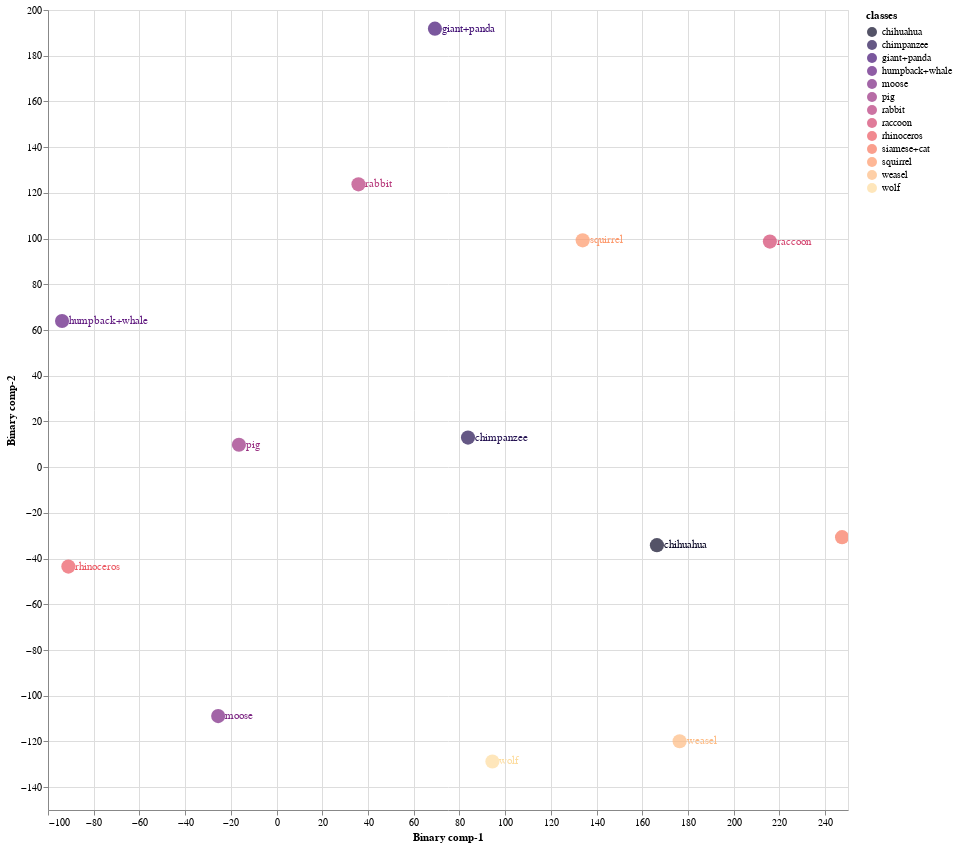
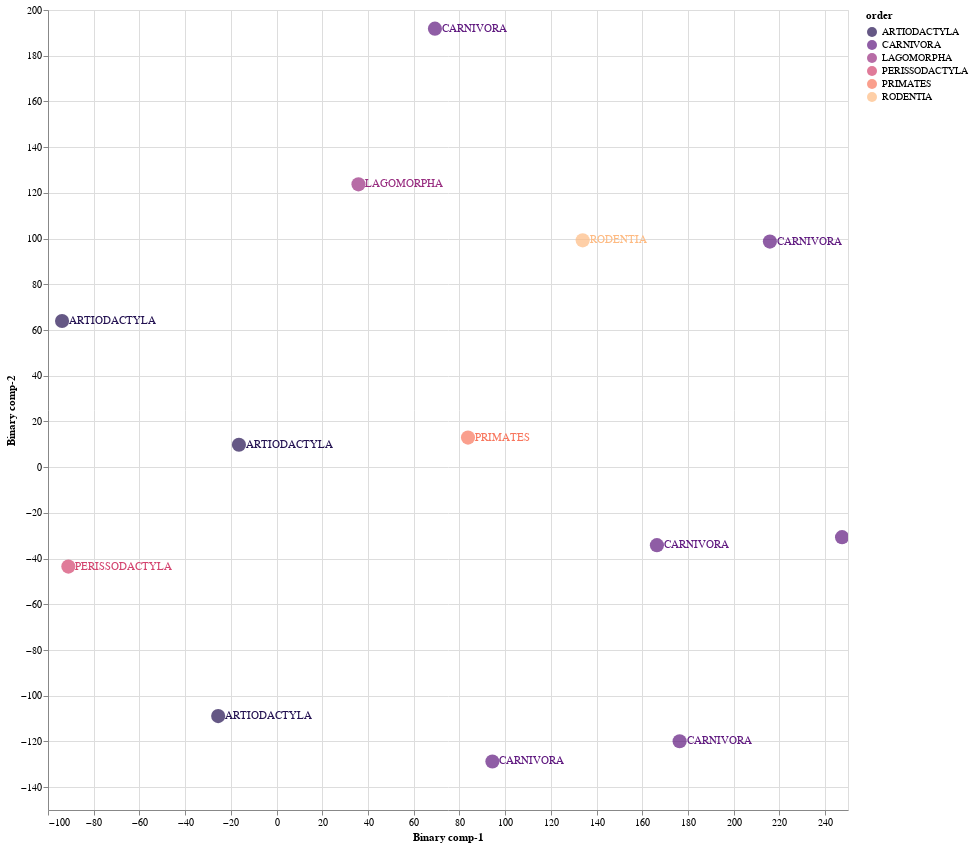

Notebook cell for these charts, in order:
### Markdown cell above
### 8.3 Train Validation Split 03

### Code cell
Train03 = CZSL(mode = "Train", 
               split = 3, 
               DNN = ProjectionNetwork1, 
               epochs = 40, 
               bs = 8, 
               numunits = 1024, 
               lr = 0.1, 
               optimiser = nn.Sigmoid(), 
               dropout = 0.2, 
               mom = 0, 
               wd = 0,  
               device = 'cuda', 
               checkpoint = CP3, 
               pred_type = 'Probabilistic', 
               dist_type = 'cosine')

#mode
#1. "Train" - Use Train Val split
#2. "Test" - For Unseen Test Data

#split
# 1 -Train/Val Split 1
# 2 -Train/Val Split 2
# 3 -Train/Val Split 2

#pred_type
#1. "Probabilistic" - continous real numbers giving probability for prdiction to be 1
#2. "Deterministic" - 1 or 0 prediction values

#dist_type
#1. euclidean
#2. cosine
#3. hamming
#4. jaccard

### Figure 1 — Vega-Lite specification as saved in the notebook (floating-point values rounded to 4 significant figures)
{"config": {"view": {"continuousWidth": 400, "continuousHeight": 300}}, "layer": [{"mark": {"type": "circle", "size": 200}, "encoding": {"color": {"field": "classes", "scale": {"scheme": "Magma"}, "type": "nominal"}, "x": {"field": "Binary comp-1", "type": "quantitative"}, "y": {"field": "Binary comp-2", "type": "quantitative"}}, "height": 800, "selection": {"selector047": {"type": "interval", "bind": "scales", "encodings": ["x", "y"]}}, "width": 800}, {"mark": {"type": "text", "align": "left", "baseline": "middle", "dx": 7}, "encoding": {"color": {"field": "classes", "scale": {"scheme": "Magma"}, "type": "nominal"}, "text": {"field": "classes", "type": "nominal"}, "x": {"field": "Binary comp-1", "type": "quantitative"}, "y": {"field": "Binary comp-2", "type": "quantitative"}}, "height": 800, "width": 800}], "data": {"name": "data-e454acb374050a5f2c347b4829d80ed7"}, "$schema": "https://vega.github.io/schema/vega-lite/v4.17.0.json", "datasets": {"data-e454acb374050a5f2c347b4829d80ed7": [{"Binary comp-1": 247.4, "Binary comp-2": -30.64, "classes": "siamese+cat", "sciName": "Felis_catus", "animal_label": 10, "animal_class": "siamese+cat", "mainCommonName": "Domestic Cat", "otherCommonNames": "Cat", "class": "Mammalia", "infraclass": "Placentalia", "magnorder": "Boreoeutheria", "superorder": "Laurasiatheria", "order": "CARNIVORA", "suborder": "FELIFORMIA", "infraorder": "FELOIDEA", "parvorder": null, "superfamily": null, "family": "FELIDAE", "subfamily": "FELINAE", "tribe": null, "genus": "Felis"}, {"Binary comp-1": -25.55, "Binary comp-2": -108.9, "classes": "moose", "sciName": "Alces_alces", "animal_label": 16, "animal_class": "moose", "mainCommonName": "Moose", "otherCommonNames": "Elk|Eurasian Elk|Caucasian Moose", "class": "Mammalia", "infraclass": "Placentalia", "magnorder": "Boreoeutheria", "superorder": "Laurasiatheria", "order": "ARTIODACTYLA", "suborder": "RUMINANTIA", "infraorder": "PECORA", "parvorder": null, "superfamily": null, "family": "CERVIDAE", "subfamily": "CAPREOLINAE", "tribe": "ALCEINI", "genus": "Alces"}, {"Binary comp-1": -93.85, "Binary comp-2": 63.93, "classes": "humpback+whale", "sciName": "Megaptera_novaeangliae", "animal_label": 18, "animal_class": "humpback+whale", "mainCommonName": "Humpback Whale", "otherCommonNames": "Bunch Whale|Hump Whale|Hunchback Whale", "class": "Mammalia", "infraclass": "Placentalia", "magnorder": "Boreoeutheria", "superorder": "Laurasiatheria", "order": "ARTIODACTYLA", "suborder": "WHIPPOMORPHA", "infraorder": "CETACEA", "parvorder": "MYSTICETI", "superfamily": null, "family": "BALAENOPTERIDAE", "subfamily": null, "tribe": null, "genus": "Megaptera"}, {"Binary comp-1": 83.75, "Binary comp-2": 12.94, "classes": "chimpanzee", "sciName": "Pan_troglodytes", "animal_label": 25, "animal_class": "chimpanzee", "mainCommonName": "Chimpanzee", "otherCommonNames": "Chimpanzee|Common Chimpanzee|Robust Chimpanzee|Central Chimpanzee|Eastern Chimpanzee|Nigeria-Cameroon Chimpanzee|Western Chimpanzee", "class": "Mammalia", "infraclass": "Placentalia", "magnorder": "Boreoeutheria", "superorder": "Euarchontoglires", "order": "PRIMATES", "suborder": "HAPLORHINI", "infraorder": "SIMIIFORMES", "parvorder": "CATARRHINI", "superfamily": "HOMINOIDEA", "family": "HOMINIDAE", "subfamily": "HOMININAE", "tribe": null, "genus": "Pan"}, {"Binary comp-1": 133.9, "Binary comp-2": 99.22, "classes": "squirrel", "sciName": "Sciurus_aberti", "animal_label": 27, "animal_class": "squirrel", "mainCommonName": "Abert's Squirrel", "otherCommonNames": "Tassel-eared Squirrel|Kaibab Squirrel", "class": "Mammalia", "infraclass": "Placentalia", "magnorder": "Boreoeutheria", "superorder": "Euarchontoglires", "order": "RODENTIA", "suborder": "SCIUROMORPHA", "infraorder": null, "parvorder": null, "superfamily": null, "family": "SCIURIDAE", "subfamily": "SCIURINAE", "tribe": "SCIURINI", "genus": "Sciurus"}, {"Binary comp-1": -91.09, "Binary comp-2": -43.49, "classes": "rhinoceros", "sciName": "Rhinoceros_unicornis", "animal_label": 28, "animal_class": "rhinoceros", "mainCommonName": "Greater One-horned Rhinoceros", "otherCommonNames": "Indian Rhinoceros", "class": "Mammalia", "infraclass": "Placentalia", "magnorder": "Boreoeutheria", "superorder": "Laurasiatheria", "order": "PERISSODACTYLA", "suborder": "CERATOMORPHA", "infraorder": null, "parvorder": null, "superfamily": null, "family": "RHINOCEROTIDAE", "subfamily": null, "tribe": null, "genus": "Rhinoceros"}, {"Binary comp-1": 35.83, "Binary comp-2": 123.7, "classes": "rabbit", "sciName": "Pentalagus_furnessi", "animal_label": 29, "animal_class": "rabbit", "mainCommonName": "Amami Rabbit", "otherCommonNames": "Ryukyu Rabbit", "class": "Mammalia", "infraclass": "Placentalia", "magnorder": "Boreoeutheria", "superorder": "Euarchontoglires", "order": "LAGOMORPHA", "suborder": null, "infraorder": null, "parvorder": null, "superfamily": null, "family": "LEPORIDAE", "subfamily": null, "tribe": null, "genus": "Pentalagus"}, {"Binary comp-1": 94.42, "Binary comp-2": -128.8, "classes": "wolf", "sciName": "Canis_lupus", "animal_label": 32, "animal_class": "wolf", "mainCommonName": "Gray Wolf", "otherCommonNames": "Wolf|Timber Wolf|Tundra Wolf|Arctic Wolf", "class": "Mammalia", "infraclass": "Placentalia", "magnorder": "Boreoeutheria", "superorder": "Laurasiatheria", "order": "CARNIVORA", "suborder": "CANIFORMIA", "infraorder": "CANOIDEA", "parvorder": null, "superfamily": null, "family": "CANIDAE", "subfamily": null, "tribe": null, "genus": "Canis"}, {"Binary comp-1": 166.4, "Binary comp-2": -34.13, "classes": "chihuahua", "sciName": "Canis_familiaris", "animal_label": 33, "animal_class": "chihuahua", "mainCommonName": "Domestic Dog", "otherCommonNames": "Dog|Dingo|Feral Dog|New Guinea Singing Dog|Village Dog", "class": "Mammalia", "infraclass": "Placentalia", "magnorder": "Boreoeutheria", "superorder": "Laurasiatheria", "order": "CARNIVORA", "suborder": "CANIFORMIA", "infraorder": "CANOIDEA", "parvorder": null, "superfamily": null, "family": "CANIDAE", "subfamily": null, "tribe": null, "genus": "Canis"}, {"Binary comp-1": 176.3, "Binary comp-2": -119.9, "classes": "weasel", "sciName": "Poecilogale_albinucha", "animal_label": 35, "animal_class": "weasel", "mainCommonName": "African Striped Weasel", "otherCommonNames": null, "class": "Mammalia", "infraclass": "Placentalia", "magnorder": "Boreoeutheria", "superorder": "Laurasiatheria", "order": "CARNIVORA", "suborder": "CANIFORMIA", "infraorder": "ARCTOIDEA", "parvorder": null, "superfamily": "MUSTELOIDEA", "family": "MUSTELIDAE", "subfamily": "ICTONYCHINAE", "tribe": null, "genus": "Poecilogale"}, {"Binary comp-1": 69.28, "Binary comp-2": 191.8, "classes": "giant+panda", "sciName": "Ailuropoda_melanoleuca", "animal_label": 39, "animal_class": "giant+panda", "mainCommonName": "Giant Panda", "otherCommonNames": "Da Xiong Mao", "class": "Mammalia", "infraclass": "Placentalia", "magnorder": "Boreoeutheria", "superorder": "Laurasiatheria", "order": "CARNIVORA", "suborder": "CANIFORMIA", "infraorder": "ARCTOIDEA", "parvorder": null, "superfamily": "URSOIDEA", "family": "URSIDAE", "subfamily": "AILUROPODINAE", "tribe": null, "genus": "Ailuropoda"}, {"Binary comp-1": -16.47, "Binary comp-2": 9.774, "classes": "pig", "sciName": "Sus_domesticus", "animal_label": 42, "animal_class": "pig", "mainCommonName": "Domestic Pig", "otherCommonNames": "Hog|Pig|Swine", "class": "Mammalia", "infraclass": "Placentalia", "magnorder": "Boreoeutheria", "superorder": "Laurasiatheria", "order": "ARTIODACTYLA", "suborder": "SUINA", "infraorder": null, "parvorder": null, "superfamily": null, "family": "SUIDAE", "subfamily": null, "tribe": null, "genus": "Sus"}, {"Binary comp-1": 215.8, "Binary comp-2": 98.66, "classes": "raccoon", "sciName": "Procyon_lotor", "animal_label": 48, "animal_class": "raccoon", "mainCommonName": "Northern Raccoon", "otherCommonNames": "Common Raccoon", "class": "Mammalia", "infraclass": "Placentalia", "magnorder": "Boreoeutheria", "superorder": "Laurasiatheria", "order": "CARNIVORA", "suborder": "CANIFORMIA", "infraorder": "ARCTOIDEA", "parvorder": null, "superfamily": "MUSTELOIDEA", "family": "PROCYONIDAE", "subfamily": null, "tribe": null, "genus": "Procyon"}]}}

### Figure 2 — Vega-Lite specification as saved in the notebook (floating-point values rounded to 4 significant figures)
{"config": {"view": {"continuousWidth": 400, "continuousHeight": 300}}, "layer": [{"mark": {"type": "circle", "size": 200}, "encoding": {"color": {"field": "order", "scale": {"scheme": "Magma"}, "type": "nominal"}, "x": {"field": "Binary comp-1", "type": "quantitative"}, "y": {"field": "Binary comp-2", "type": "quantitative"}}, "height": 800, "selection": {"selector048": {"type": "interval", "bind": "scales", "encodings": ["x", "y"]}}, "width": 800}, {"mark": {"type": "text", "align": "left", "baseline": "middle", "dx": 7}, "encoding": {"color": {"field": "order", "scale": {"scheme": "Magma"}, "type": "nominal"}, "text": {"field": "order", "type": "nominal"}, "x": {"field": "Binary comp-1", "type": "quantitative"}, "y": {"field": "Binary comp-2", "type": "quantitative"}}, "height": 800, "width": 800}], "data": {"name": "data-e454acb374050a5f2c347b4829d80ed7"}, "$schema": "https://vega.github.io/schema/vega-lite/v4.17.0.json", "datasets": {"data-e454acb374050a5f2c347b4829d80ed7": [{"Binary comp-1": 247.4, "Binary comp-2": -30.64, "classes": "siamese+cat", "sciName": "Felis_catus", "animal_label": 10, "animal_class": "siamese+cat", "mainCommonName": "Domestic Cat", "otherCommonNames": "Cat", "class": "Mammalia", "infraclass": "Placentalia", "magnorder": "Boreoeutheria", "superorder": "Laurasiatheria", "order": "CARNIVORA", "suborder": "FELIFORMIA", "infraorder": "FELOIDEA", "parvorder": null, "superfamily": null, "family": "FELIDAE", "subfamily": "FELINAE", "tribe": null, "genus": "Felis"}, {"Binary comp-1": -25.55, "Binary comp-2": -108.9, "classes": "moose", "sciName": "Alces_alces", "animal_label": 16, "animal_class": "moose", "mainCommonName": "Moose", "otherCommonNames": "Elk|Eurasian Elk|Caucasian Moose", "class": "Mammalia", "infraclass": "Placentalia", "magnorder": "Boreoeutheria", "superorder": "Laurasiatheria", "order": "ARTIODACTYLA", "suborder": "RUMINANTIA", "infraorder": "PECORA", "parvorder": null, "superfamily": null, "family": "CERVIDAE", "subfamily": "CAPREOLINAE", "tribe": "ALCEINI", "genus": "Alces"}, {"Binary comp-1": -93.85, "Binary comp-2": 63.93, "classes": "humpback+whale", "sciName": "Megaptera_novaeangliae", "animal_label": 18, "animal_class": "humpback+whale", "mainCommonName": "Humpback Whale", "otherCommonNames": "Bunch Whale|Hump Whale|Hunchback Whale", "class": "Mammalia", "infraclass": "Placentalia", "magnorder": "Boreoeutheria", "superorder": "Laurasiatheria", "order": "ARTIODACTYLA", "suborder": "WHIPPOMORPHA", "infraorder": "CETACEA", "parvorder": "MYSTICETI", "superfamily": null, "family": "BALAENOPTERIDAE", "subfamily": null, "tribe": null, "genus": "Megaptera"}, {"Binary comp-1": 83.75, "Binary comp-2": 12.94, "classes": "chimpanzee", "sciName": "Pan_troglodytes", "animal_label": 25, "animal_class": "chimpanzee", "mainCommonName": "Chimpanzee", "otherCommonNames": "Chimpanzee|Common Chimpanzee|Robust Chimpanzee|Central Chimpanzee|Eastern Chimpanzee|Nigeria-Cameroon Chimpanzee|Western Chimpanzee", "class": "Mammalia", "infraclass": "Placentalia", "magnorder": "Boreoeutheria", "superorder": "Euarchontoglires", "order": "PRIMATES", "suborder": "HAPLORHINI", "infraorder": "SIMIIFORMES", "parvorder": "CATARRHINI", "superfamily": "HOMINOIDEA", "family": "HOMINIDAE", "subfamily": "HOMININAE", "tribe": null, "genus": "Pan"}, {"Binary comp-1": 133.9, "Binary comp-2": 99.22, "classes": "squirrel", "sciName": "Sciurus_aberti", "animal_label": 27, "animal_class": "squirrel", "mainCommonName": "Abert's Squirrel", "otherCommonNames": "Tassel-eared Squirrel|Kaibab Squirrel", "class": "Mammalia", "infraclass": "Placentalia", "magnorder": "Boreoeutheria", "superorder": "Euarchontoglires", "order": "RODENTIA", "suborder": "SCIUROMORPHA", "infraorder": null, "parvorder": null, "superfamily": null, "family": "SCIURIDAE", "subfamily": "SCIURINAE", "tribe": "SCIURINI", "genus": "Sciurus"}, {"Binary comp-1": -91.09, "Binary comp-2": -43.49, "classes": "rhinoceros", "sciName": "Rhinoceros_unicornis", "animal_label": 28, "animal_class": "rhinoceros", "mainCommonName": "Greater One-horned Rhinoceros", "otherCommonNames": "Indian Rhinoceros", "class": "Mammalia", "infraclass": "Placentalia", "magnorder": "Boreoeutheria", "superorder": "Laurasiatheria", "order": "PERISSODACTYLA", "suborder": "CERATOMORPHA", "infraorder": null, "parvorder": null, "superfamily": null, "family": "RHINOCEROTIDAE", "subfamily": null, "tribe": null, "genus": "Rhinoceros"}, {"Binary comp-1": 35.83, "Binary comp-2": 123.7, "classes": "rabbit", "sciName": "Pentalagus_furnessi", "animal_label": 29, "animal_class": "rabbit", "mainCommonName": "Amami Rabbit", "otherCommonNames": "Ryukyu Rabbit", "class": "Mammalia", "infraclass": "Placentalia", "magnorder": "Boreoeutheria", "superorder": "Euarchontoglires", "order": "LAGOMORPHA", "suborder": null, "infraorder": null, "parvorder": null, "superfamily": null, "family": "LEPORIDAE", "subfamily": null, "tribe": null, "genus": "Pentalagus"}, {"Binary comp-1": 94.42, "Binary comp-2": -128.8, "classes": "wolf", "sciName": "Canis_lupus", "animal_label": 32, "animal_class": "wolf", "mainCommonName": "Gray Wolf", "otherCommonNames": "Wolf|Timber Wolf|Tundra Wolf|Arctic Wolf", "class": "Mammalia", "infraclass": "Placentalia", "magnorder": "Boreoeutheria", "superorder": "Laurasiatheria", "order": "CARNIVORA", "suborder": "CANIFORMIA", "infraorder": "CANOIDEA", "parvorder": null, "superfamily": null, "family": "CANIDAE", "subfamily": null, "tribe": null, "genus": "Canis"}, {"Binary comp-1": 166.4, "Binary comp-2": -34.13, "classes": "chihuahua", "sciName": "Canis_familiaris", "animal_label": 33, "animal_class": "chihuahua", "mainCommonName": "Domestic Dog", "otherCommonNames": "Dog|Dingo|Feral Dog|New Guinea Singing Dog|Village Dog", "class": "Mammalia", "infraclass": "Placentalia", "magnorder": "Boreoeutheria", "superorder": "Laurasiatheria", "order": "CARNIVORA", "suborder": "CANIFORMIA", "infraorder": "CANOIDEA", "parvorder": null, "superfamily": null, "family": "CANIDAE", "subfamily": null, "tribe": null, "genus": "Canis"}, {"Binary comp-1": 176.3, "Binary comp-2": -119.9, "classes": "weasel", "sciName": "Poecilogale_albinucha", "animal_label": 35, "animal_class": "weasel", "mainCommonName": "African Striped Weasel", "otherCommonNames": null, "class": "Mammalia", "infraclass": "Placentalia", "magnorder": "Boreoeutheria", "superorder": "Laurasiatheria", "order": "CARNIVORA", "suborder": "CANIFORMIA", "infraorder": "ARCTOIDEA", "parvorder": null, "superfamily": "MUSTELOIDEA", "family": "MUSTELIDAE", "subfamily": "ICTONYCHINAE", "tribe": null, "genus": "Poecilogale"}, {"Binary comp-1": 69.28, "Binary comp-2": 191.8, "classes": "giant+panda", "sciName": "Ailuropoda_melanoleuca", "animal_label": 39, "animal_class": "giant+panda", "mainCommonName": "Giant Panda", "otherCommonNames": "Da Xiong Mao", "class": "Mammalia", "infraclass": "Placentalia", "magnorder": "Boreoeutheria", "superorder": "Laurasiatheria", "order": "CARNIVORA", "suborder": "CANIFORMIA", "infraorder": "ARCTOIDEA", "parvorder": null, "superfamily": "URSOIDEA", "family": "URSIDAE", "subfamily": "AILUROPODINAE", "tribe": null, "genus": "Ailuropoda"}, {"Binary comp-1": -16.47, "Binary comp-2": 9.774, "classes": "pig", "sciName": "Sus_domesticus", "animal_label": 42, "animal_class": "pig", "mainCommonName": "Domestic Pig", "otherCommonNames": "Hog|Pig|Swine", "class": "Mammalia", "infraclass": "Placentalia", "magnorder": "Boreoeutheria", "superorder": "Laurasiatheria", "order": "ARTIODACTYLA", "suborder": "SUINA", "infraorder": null, "parvorder": null, "superfamily": null, "family": "SUIDAE", "subfamily": null, "tribe": null, "genus": "Sus"}, {"Binary comp-1": 215.8, "Binary comp-2": 98.66, "classes": "raccoon", "sciName": "Procyon_lotor", "animal_label": 48, "animal_class": "raccoon", "mainCommonName": "Northern Raccoon", "otherCommonNames": "Common Raccoon", "class": "Mammalia", "infraclass": "Placentalia", "magnorder": "Boreoeutheria", "superorder": "Laurasiatheria", "order": "CARNIVORA", "suborder": "CANIFORMIA", "infraorder": "ARCTOIDEA", "parvorder": null, "superfamily": "MUSTELOIDEA", "family": "PROCYONIDAE", "subfamily": null, "tribe": null, "genus": "Procyon"}]}}
